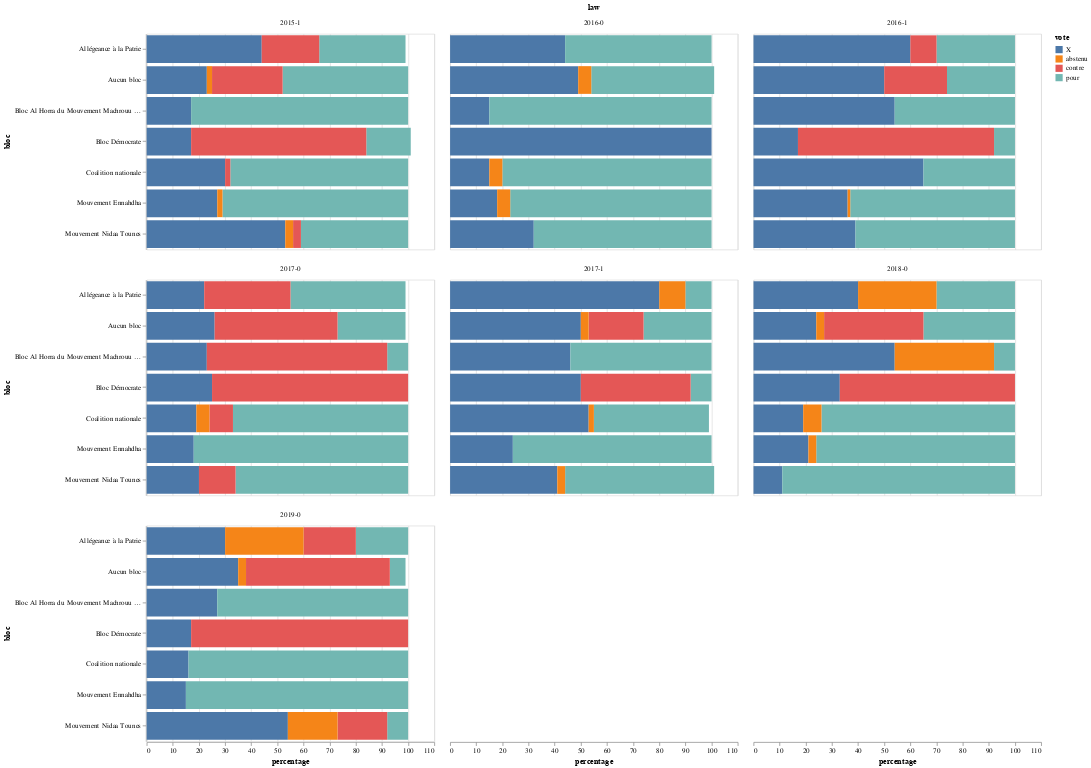

The notebook cell saved with this chart:
### Code cell
#alt.layer(bars, text).properties(width=w, height=h).facet("law", columns=3).display()
bars.facet("law", columns=3)

### Figure 1 — Vega-Lite specification as saved in the notebook (floating-point values rounded to 4 significant figures; data arrays with more than 128 entries replaced by an {"elided": "..."} marker saying what was removed)
{"$schema": "https://vega.github.io/schema/vega-lite/v3.4.0.json", "columns": 3, "config": {"mark": {"tooltip": null}, "view": {"height": 300, "width": 400}}, "data": {"name": "data-129c590972f0a562d17bf9ecb1a2a39a"}, "datasets": {"data-129c590972f0a562d17bf9ecb1a2a39a": {"elided": "196 records"}}, "facet": {"field": "law", "type": "nominal"}, "spec": {"encoding": {"color": {"field": "vote", "type": "nominal"}, "order": {"field": "vote", "type": "nominal"}, "tooltip": [{"field": "bloc", "type": "nominal"}, {"field": "vote", "type": "nominal"}, {"field": "percentage", "type": "quantitative"}], "x": {"field": "percentage", "type": "quantitative"}, "y": {"field": "bloc", "type": "nominal"}}, "mark": "bar"}}
